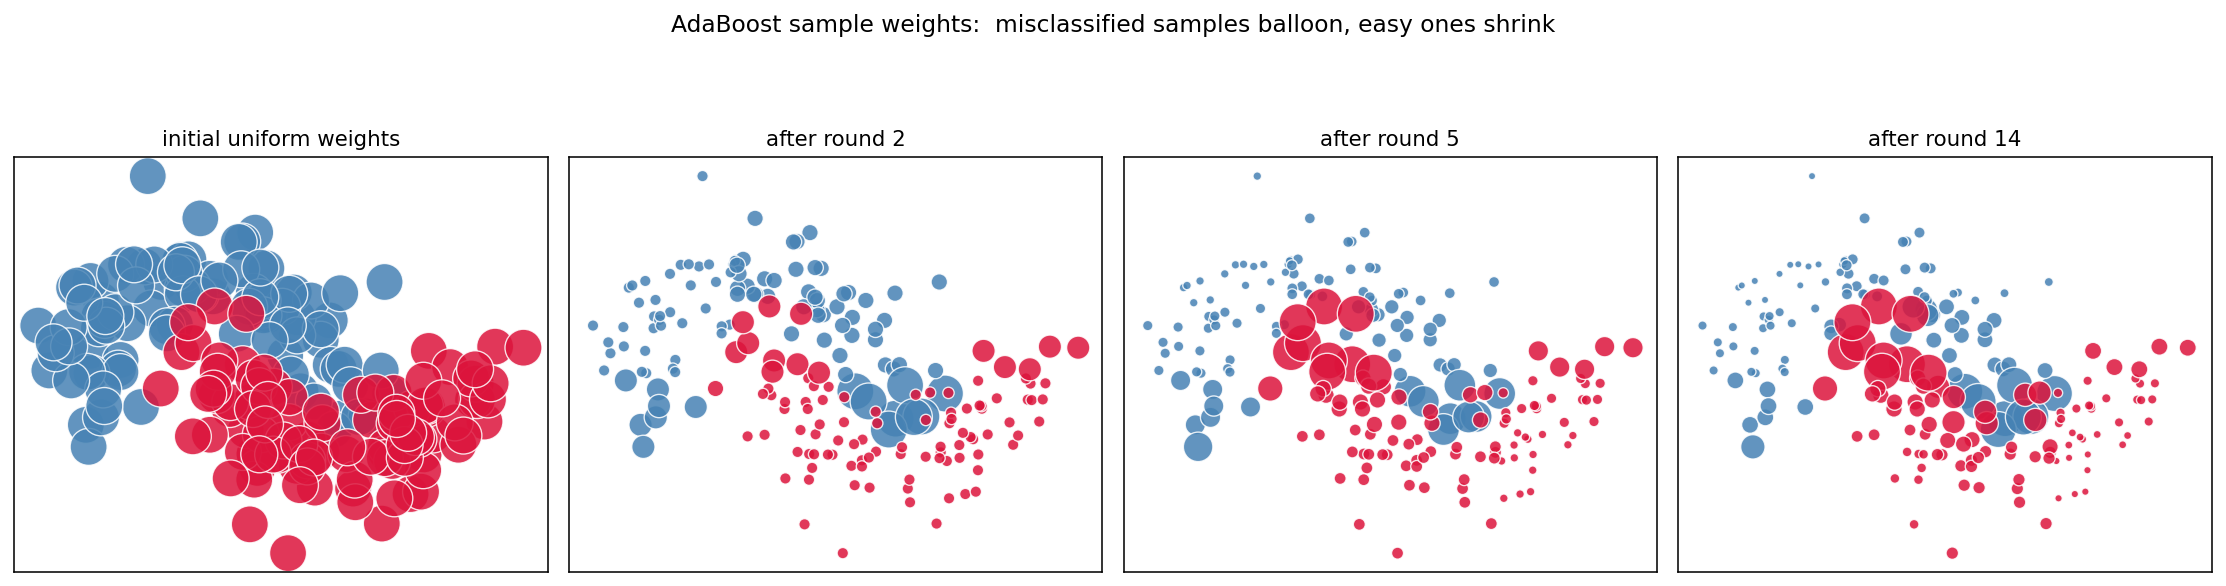

Python code for this plot:
"""Visualize AdaBoost sample weights evolving across rounds.
Each panel: 2D moons data, point sizes proportional to current sample weight.
Misclassified points balloon; correctly classified shrink.

Output: diagram_adaboost_weights.png
"""

import numpy as np
import matplotlib.pyplot as plt

from from_scratch import AdaBoostClassifier, make_moons


def main():
    X, y = make_moons(n=200, noise=0.25, seed=1)
    y_pm = y * 2 - 1

    ada = AdaBoostClassifier(n_estimators=15).fit(X, y_pm)
    weights = ada.weight_history_  # list of arrays, length 16

    rounds_to_show = [0, 2, 5, 14]
    fig, axes = plt.subplots(1, 4, figsize=(16, 4.5))

    for ax, t in zip(axes, rounds_to_show):
        w = weights[t]
        sizes = w / w.max() * 350 + 12
        ax.scatter(X[y == 0, 0], X[y == 0, 1], s=sizes[y == 0],
                   c="steelblue", edgecolors="white", linewidths=0.7, alpha=0.85)
        ax.scatter(X[y == 1, 0], X[y == 1, 1], s=sizes[y == 1],
                   c="crimson", edgecolors="white", linewidths=0.7, alpha=0.85)
        title = "initial uniform weights" if t == 0 else f"after round {t}"
        ax.set_title(title, fontsize=11)
        ax.set_xticks([])
        ax.set_yticks([])
        ax.set_aspect("equal")

    fig.suptitle("AdaBoost sample weights:  misclassified samples balloon, easy ones shrink",
                 fontsize=12, y=1.02)
    fig.tight_layout()
    fig.savefig("diagram_adaboost_weights.png", dpi=140, bbox_inches="tight")
    print("wrote diagram_adaboost_weights.png")


if __name__ == "__main__":
    main()
